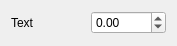
<?xml version="1.0" encoding="UTF-8"?>
<ui version="4.0">
 <class>FormFloatValue</class>
 <widget class="QWidget" name="FormFloatValue">
  <property name="geometry">
   <rect>
    <x>0</x>
    <y>0</y>
    <width>177</width>
    <height>46</height>
   </rect>
  </property>
  <property name="windowTitle">
   <string>Form</string>
  </property>
  <layout class="QHBoxLayout" name="horizontalLayout">
   <item>
    <widget class="QLabel" name="label">
     <property name="text">
      <string>Text</string>
     </property>
    </widget>
   </item>
   <item>
    <widget class="QDoubleSpinBox" name="doubleSpinBox">
     <property name="minimum">
      <double>-1000.000000000000000</double>
     </property>
     <property name="maximum">
      <double>1000.000000000000000</double>
     </property>
     <property name="singleStep">
      <double>0.100000000000000</double>
     </property>
    </widget>
   </item>
  </layout>
 </widget>
 <resources/>
 <connections/>
</ui>
